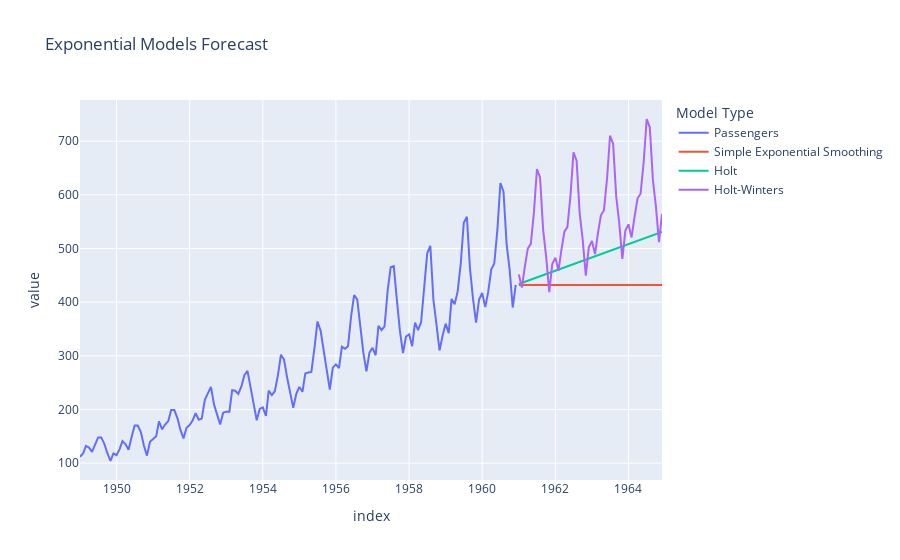

Notebook code for this chart:
### Markdown cell above
### Holt-Winters Exponential Smoothing

### Code cell
def holt_winters_forecast(data, horizon, seasonal_periods=12): #!
    model = ExponentialSmoothing(data, trend='add', seasonal='add', seasonal_periods=seasonal_periods)
    model_fit = model.fit()
    forecast = model_fit.forecast(steps=horizon)
    return forecast


df_forecast_exponential['Holt-Winters'] = holt_winters_forecast(data, horizon, seasonal_periods=12)

fig = pd.concat([df_passengers, df_forecast_exponential]).plot(title='Exponential Models Forecast')
fig = fig.update_layout(legend_title_text='Model Type')
fig

### Figure 1 — Plotly figure (JSON) as saved in the notebook; plotly's stock layout.template omitted (floating-point values rounded to 4 significant figures; data arrays with more than 128 entries replaced by an {"elided": "..."} marker saying what was removed)
{"data": [{"hovertemplate": "variable=Passengers<br>index=%{x}<br>value=%{y}<extra></extra>", "legendgroup": "Passengers", "line": {"color": "#636efa", "dash": "solid"}, "marker": {"symbol": "circle"}, "mode": "lines", "name": "Passengers", "orientation": "v", "showlegend": true, "type": "scatter", "x": {"elided": "192 str values"}, "xaxis": "x", "y": {"elided": "192 int values"}, "yaxis": "y"}, {"hovertemplate": "variable=Simple Exponential Smoothing<br>index=%{x}<br>value=%{y}<extra></extra>", "legendgroup": "Simple Exponential Smoothing", "line": {"color": "#EF553B", "dash": "solid"}, "marker": {"symbol": "circle"}, "mode": "lines", "name": "Simple Exponential Smoothing", "orientation": "v", "showlegend": true, "type": "scatter", "x": {"elided": "192 str values"}, "xaxis": "x", "y": {"elided": "192 float values"}, "yaxis": "y"}, {"hovertemplate": "variable=Holt<br>index=%{x}<br>value=%{y}<extra></extra>", "legendgroup": "Holt", "line": {"color": "#00cc96", "dash": "solid"}, "marker": {"symbol": "circle"}, "mode": "lines", "name": "Holt", "orientation": "v", "showlegend": true, "type": "scatter", "x": {"elided": "192 str values"}, "xaxis": "x", "y": {"elided": "192 float values"}, "yaxis": "y"}, {"hovertemplate": "variable=Holt-Winters<br>index=%{x}<br>value=%{y}<extra></extra>", "legendgroup": "Holt-Winters", "line": {"color": "#ab63fa", "dash": "solid"}, "marker": {"symbol": "circle"}, "mode": "lines", "name": "Holt-Winters", "orientation": "v", "showlegend": true, "type": "scatter", "x": {"elided": "192 str values"}, "xaxis": "x", "y": {"elided": "192 float values"}, "yaxis": "y"}], "layout": {"autosize": true, "legend": {"title": {"text": "Model Type"}, "tracegroupgap": 0}, "title": {"text": "Exponential Models Forecast"}, "xaxis": {"anchor": "y", "autorange": true, "domain": [0, 1], "range": ["1949-01-01", "1964-12-01"], "title": {"text": "index"}, "type": "date"}, "yaxis": {"anchor": "x", "autorange": true, "domain": [0, 1], "range": [68.59, 776.7], "title": {"text": "value"}, "type": "linear"}}}
